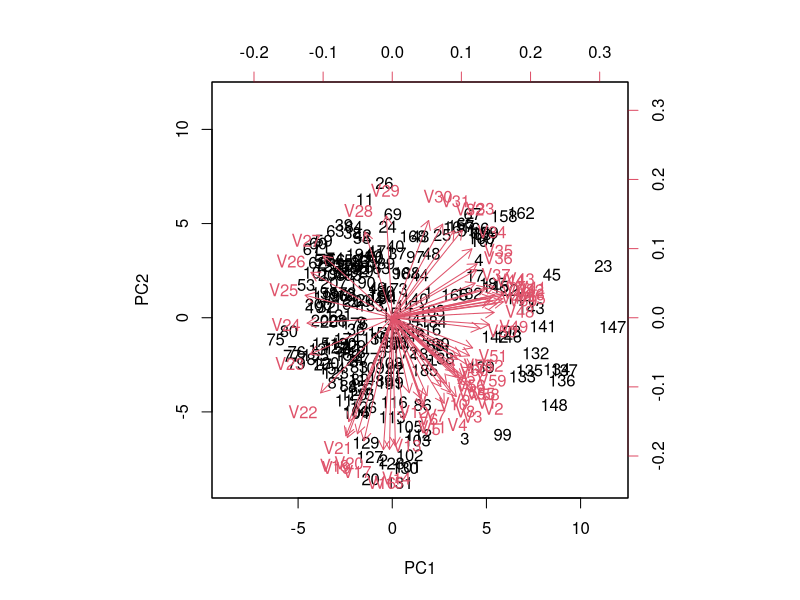
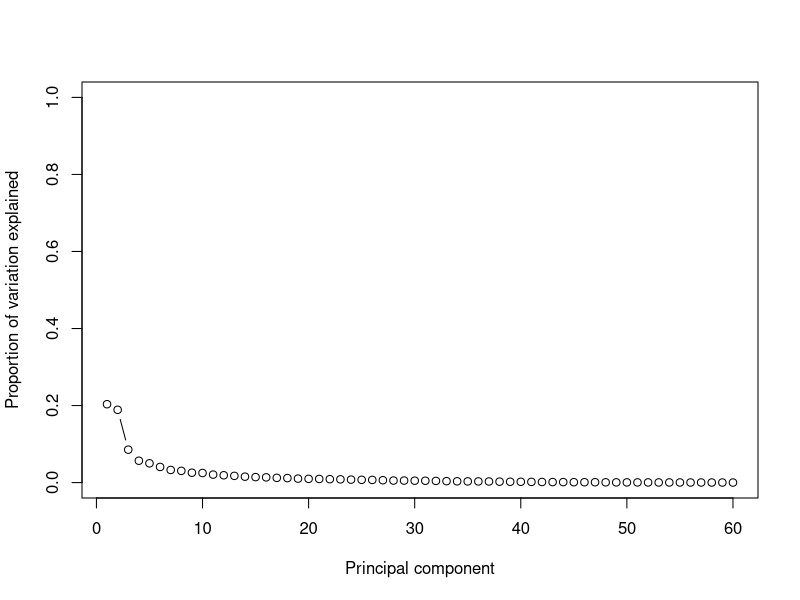
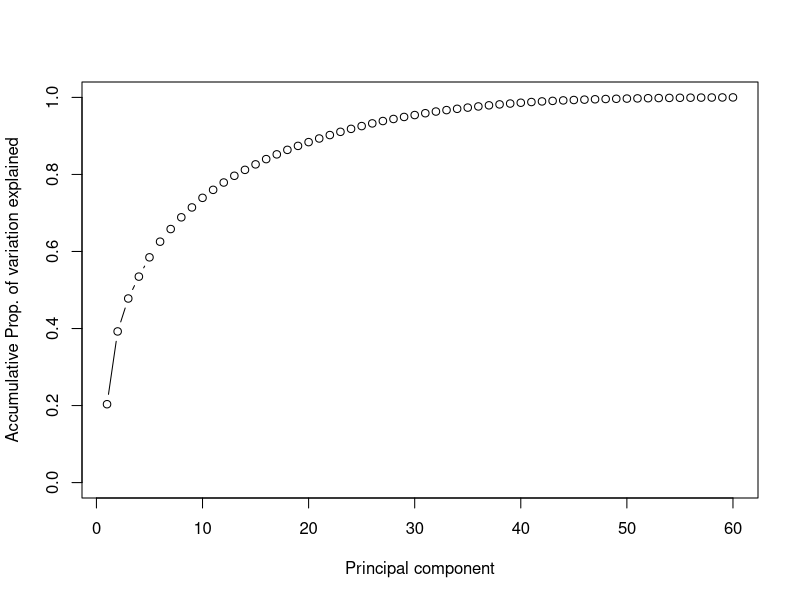

Write R code to recreate these figures, in order.
# PCA example -------------------------------------------------------------
library(mlbench)
data("Sonar")
head(Sonar)

pca.out <- prcomp(Sonar[, c(-61)],
                  center = TRUE,
                  scale. = TRUE)

biplot(pca.out, scale = 0)
pca.var <- pca.out$sdev^2

pve <- pca.var/sum(pca.var)
plot(pve, xlab = "Principal component", 
     ylab = "Proportion of variation explained",
     ylim = c(0, 1), 
     type = 'b')

plot(cumsum(pve), xlab = "Principal component", 
     ylab = "Accumulative Prop. of variation explained",
     ylim = c(0, 1), 
     type = 'b')
